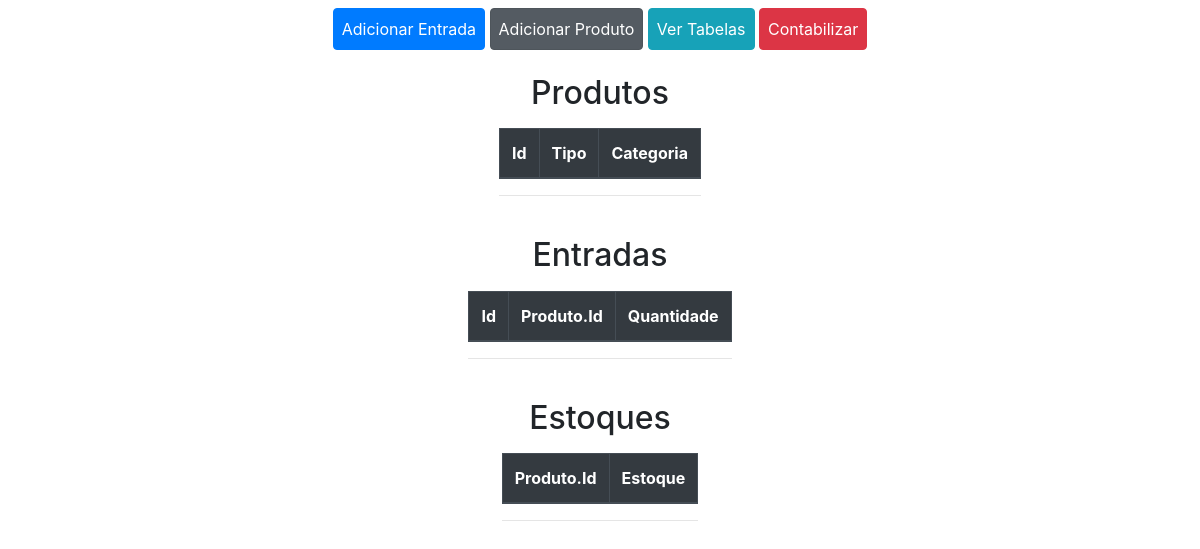
The app's page /ver_tabelas, older data.
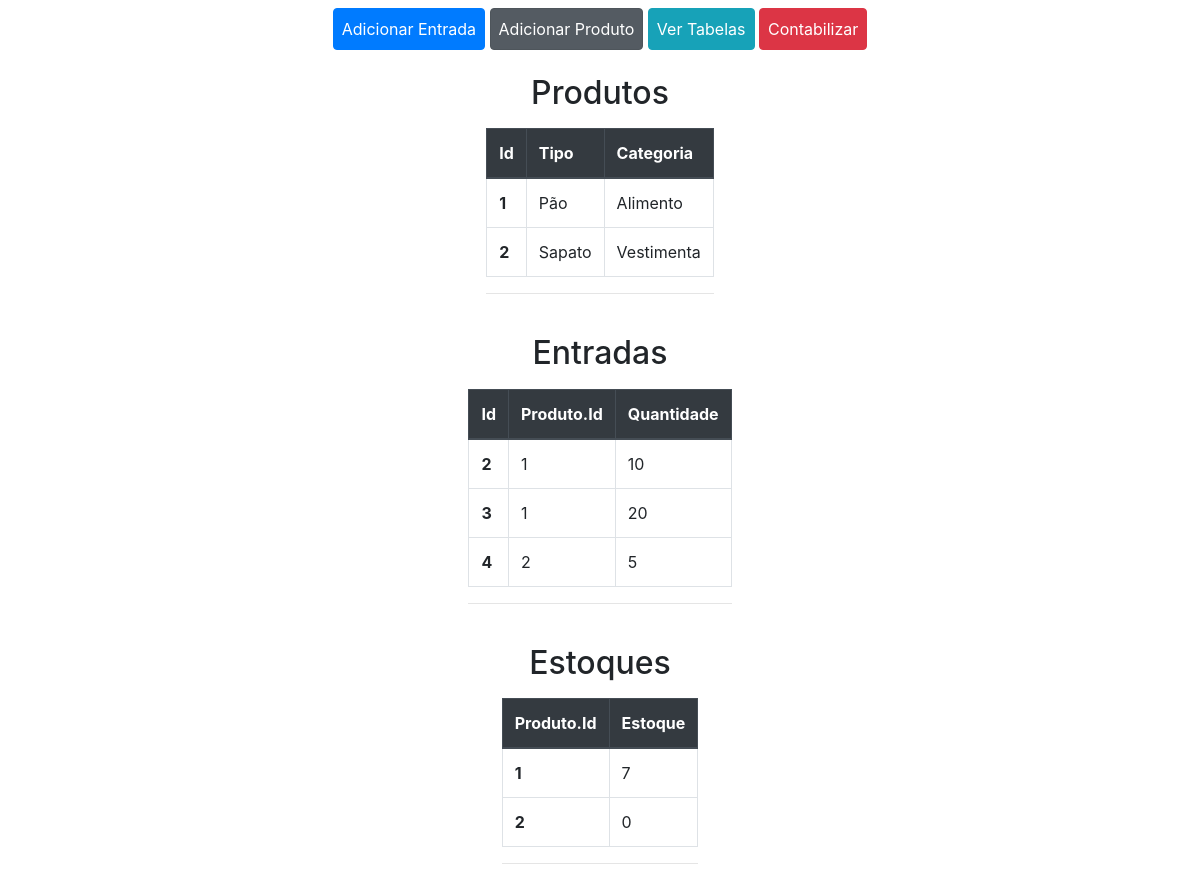
The same page, newer data.
### estoque_app/models.py (models this page shows, shortened)
class Produto(models.Model):
    tipo = models.CharField(max_length=120)
    categoria = models.CharField(max_length=80)

class Entrada(models.Model):
    produto_id = models.ForeignKey(Produto, on_delete=models.CASCADE, unique=False)
    quantidade = models.IntegerField()

class Estoque(models.Model):
    produto_id = models.ForeignKey(Produto, on_delete=models.CASCADE,
                                   primary_key=True)
    estoque = models.IntegerField(default=0)

### estoque_app/views.py (the view)
# urls.py: path('ver_tabelas', views.ver_tabelas),
def ver_tabelas(request):
    context = {'produtos': Produto.objects.all(),
               'entradas': Entrada.objects.all(),
               'estoques': Estoque.objects.all()}
    return render(request, 'estoque_app/ver_tabelas.html', context)

### estoque_app/templates/estoque_app/ver_tabelas.html (shortened to what this page needs)
<!doctype html>
<html lang="pt_BR">
  <head>
    <link rel="stylesheet" href="https://stackpath.bootstrapcdn.com/bootstrap/4.4.1/css/bootstrap.min.css"/>
  </head>
  <body>
    <section class="h-100">
      <header class="container h-100">
        <div class="d-flex align-items-center justify-content-center h-100">
          <div class="d-flex flex-column">
            <div class="align-self-center p-2">
              <a href="/add_entrada_form" class="text btn btn-primary align-self-center p-2">Adicionar Entrada</a>
              <a href="/add_produto_form" class="text btn btn-secondary active align-self-center p-2">Adicionar Produto</a>
              <a href="/ver_tabelas" class="text btn btn-info align-self-center p-2">Ver Tabelas</a>
              <a href="/contabilizar" class="text btn btn-danger align-self-center p-2">Contabilizar</a>
            </div>
            <div class="align-self-center p-2">
              <h2 class="text-center align-self-center p-2" style="width:100%;">Produtos</h2>
              <table class="table table-bordered">
                <thead class="thead-dark">
                  <tr>
                    <th scope="col">Id</th>
                    <th scope="col">Tipo</th>
                    <th scope="col">Categoria</th>
                  </tr>
                </thead>
                <tbody>
                  {% for produto in produtos %}
                  <tr>
                    <th scope="row">{{ produto.id }}</th>
                    <td>{{ produto.tipo }}</td>
                    <td>{{ produto.categoria }}</td>
                  </tr>
                  {% endfor %}
                </tbody>
              </table>
              <hr/>
            </div>
            <div class="align-self-center p-2">
              <h2 class="text-center align-self-center p-2" style="width:100%;">Entradas</h2>
              <table class="table table-bordered">
                <thead class="thead-dark">
                  <tr>
                    <th scope="col">Id</th>
                    <th scope="col">Produto.Id</th>
                    <th scope="col">Quantidade</th>
                  </tr>
                </thead>
                <tbody>
                  {% for entrada in entradas %}
                  <tr>
                    <th scope="row">{{ entrada.id }}</th>
                    <td>{{ entrada.produto_id.id }}</td>
                    <td>{{ entrada.quantidade }}</td>
                  </tr>
                  {% endfor %}
                </tbody>
              </table>
              <hr/>
            </div>
            <div class="align-self-center p-2">
              <h2 class="text-center align-self-center p-2" style="width:100%;">Estoques</h2>
              <table class="table table-bordered">
                <thead class="thead-dark">
                  <tr>
                    <th scope="col">Produto.Id</th>
                    <th scope="col">Estoque</th>
                  </tr>
                </thead>
                <tbody>
                  {% for estoque in estoques %}
                  <tr>
                    <th scope="row">{{ estoque.produto_id.id }}</th>
                    <td>{{ estoque.estoque }}</td>
                  </tr>
                  {% endfor %}
                </tbody>
              </table>
              <hr/>
            </div>
          </div>
        </div>
      </header>
    </section>
  </body>
</html>

Row changes from the older to the newer data that the page shows:
added Produto: id "1", tipo "Pão", categoria "Alimento"
added Produto: id "2", tipo "Sapato", categoria "Vestimenta"
added Entrada: id "2", produto_id.id "1", quantidade "10"
added Entrada: id "3", produto_id.id "1", quantidade "20"
added Entrada: id "4", produto_id.id "2", quantidade "5"
added Estoque: produto_id.id "1", estoque "7"
added Estoque: produto_id.id "2", estoque "0"
